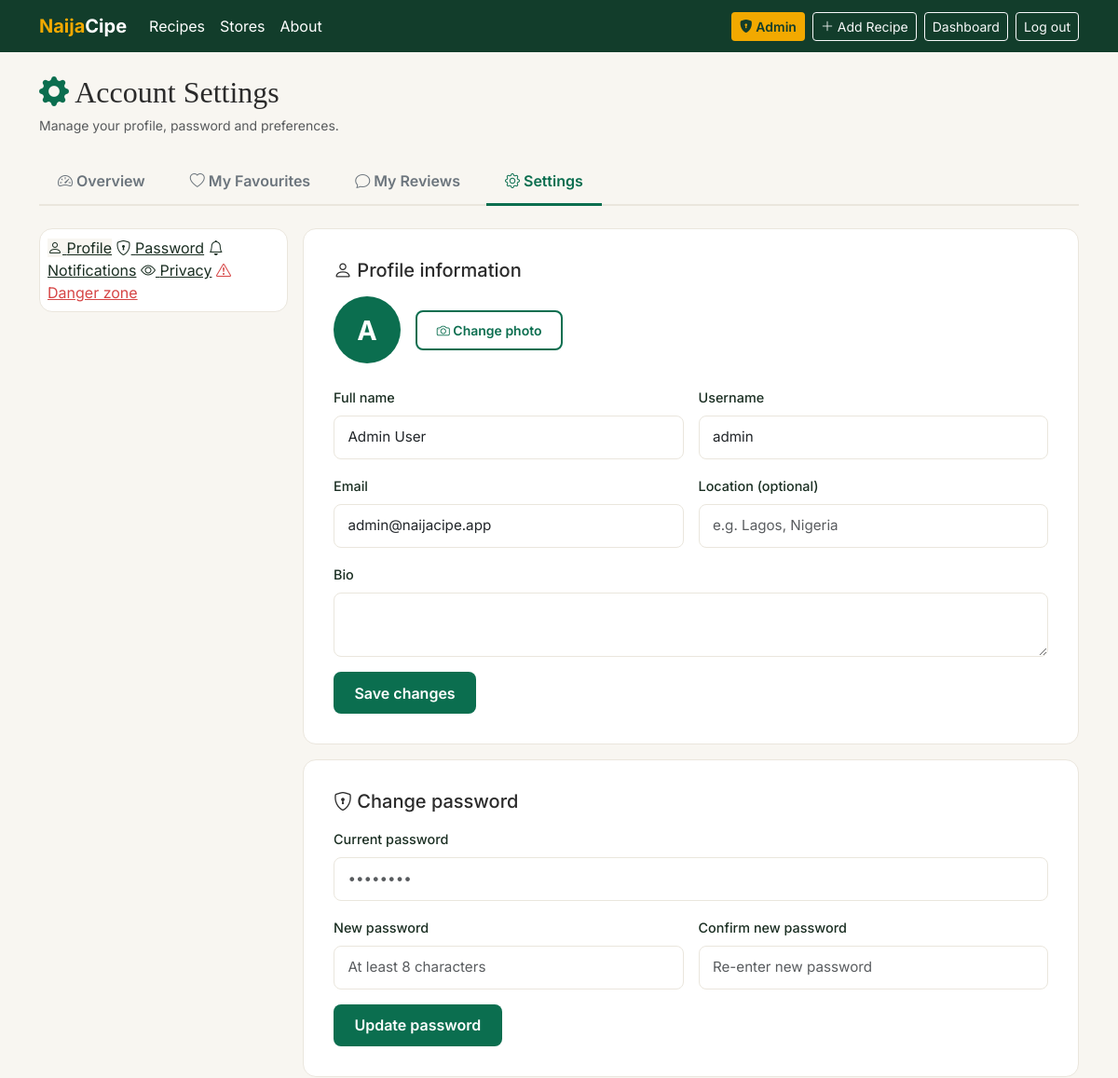
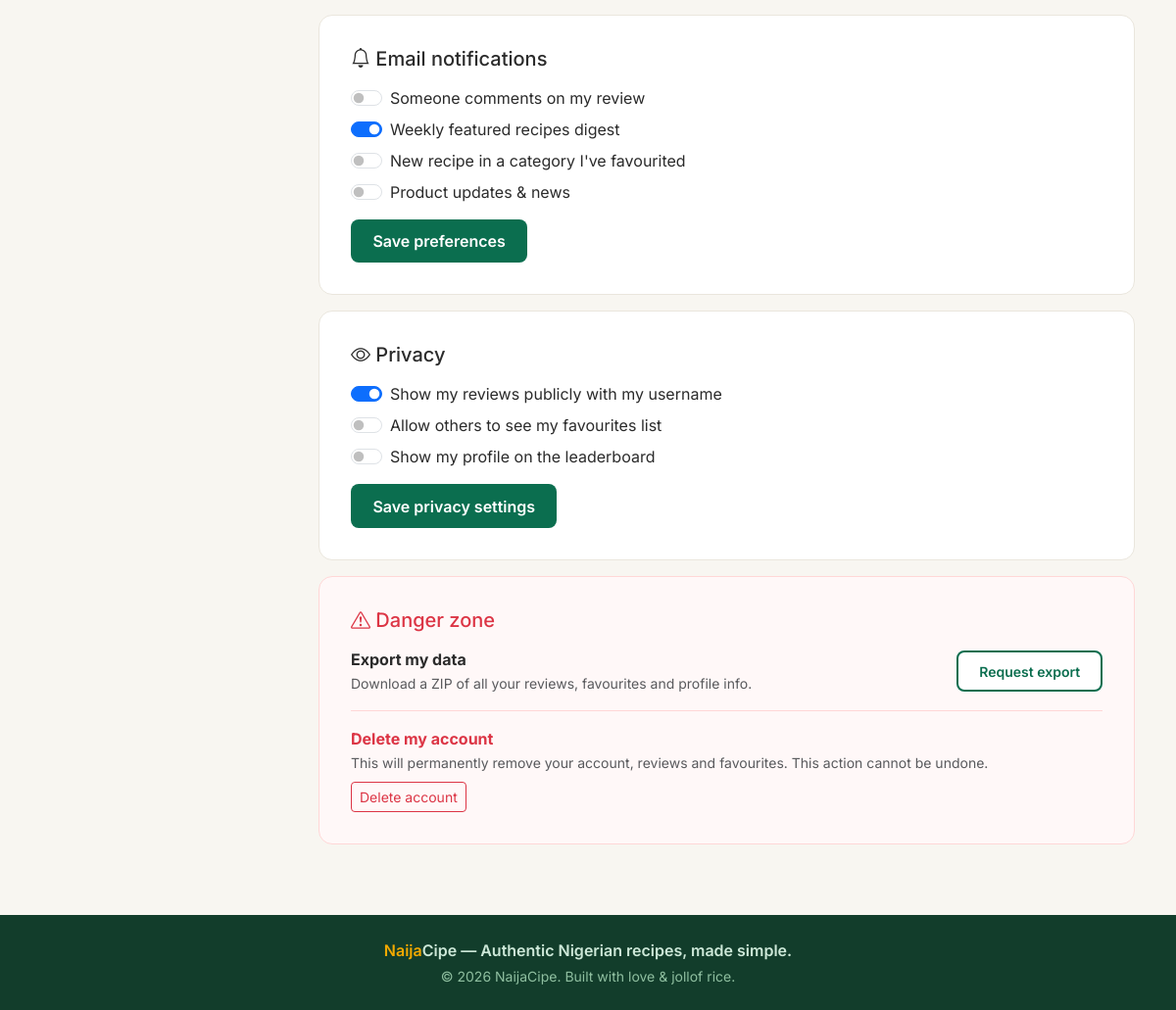
The app's page /settings (signed in) with its own data (2 pictures, top to bottom).
### models.py (models this page shows, shortened)
class User(db.Model):
    __tablename__ = 'users'
    id = db.Column(db.Integer, primary_key=True)
    username = db.Column(db.String(80), unique=True, nullable=False, index=True)
    email = db.Column(db.String(120), unique=True, nullable=False, index=True)
    password = db.Column(db.String(255), nullable=False)
    full_name = db.Column(db.String(120))
    avatar_url = db.Column(db.String(500))
    created_at = db.Column(db.DateTime, default=datetime.utcnow)
    updated_at = db.Column(db.DateTime, default=datetime.utcnow, onupdate=datetime.utcnow)
    reviews = db.relationship('Review', backref='author', lazy=True, cascade='all, delete-orphan')
    favourites = db.relationship('Favourite', backref='user', lazy=True, cascade='all, delete-orphan')

### app.py (the view)
@app.route("/settings")
@login_required
def user_settings():
    db_user = User.query.get(session["user_id"])
    full_name = db_user.full_name or db_user.username
    user = types.SimpleNamespace(
        initial=full_name[0].upper(),
        full_name=full_name,
        username=db_user.username,
        email=db_user.email,
        avatar_url=db_user.avatar_url,
        location=None,
        bio=None,
        notify_comments=False,
        notify_digest=True,
        notify_new_recipe=False,
        notify_updates=False,
        privacy_show_reviews=True,
        privacy_show_favourites=False,
        privacy_leaderboard=False,
    )
    profile_form = ProfileForm(data={
        "full_name": user.full_name,
        "username": user.username,
        "email": user.email,
    })
    password_form = PasswordForm()
    return render_template(
        "screens/user_settings.html",
        user=user,
        profile_form=profile_form,
        password_form=password_form,
    )

### forms.py
class ProfileForm(FlaskForm):
    full_name = StringField(
        "Full name",
        validators=[DataRequired(), Length(min=2, max=150)],
    )
    username = StringField(
        "Username",
        validators=[
            DataRequired(),
            Length(min=3, max=50),
            Regexp(r"^[a-zA-Z0-9_]+$", message="Letters, numbers and underscores only."),
        ],
    )
    email = EmailField("Email", validators=[DataRequired(), Email(), Length(max=255)])
    location = StringField("Location", validators=[Optional(), Length(max=150)])
    bio = TextAreaField("Bio", validators=[Optional(), Length(max=500)])

class PasswordForm(FlaskForm):
    current_password = PasswordField("Current password", validators=[DataRequired()])
    new_password = PasswordField(
        "New password",
        validators=[DataRequired(), Length(min=8)],
    )
    confirm_password = PasswordField(
        "Confirm new password",
        validators=[DataRequired(), EqualTo("new_password", message="Passwords must match.")],
    )

### app.py (called while the page is built)
@app.context_processor
def inject_globals():
    current_user = None
    if session.get("logged_in") and session.get("user_id"):
        current_user = User.query.get(session.get("user_id"))
    return {
        "current_year": datetime.now().year,
        "app_name": "NaijaCipe",
        "is_logged_in": session.get("logged_in", False),
        "current_user": current_user,
    }

def login_required(f):
    from functools import wraps
    @wraps(f)
    def decorated(*args, **kwargs):
        if not session.get("logged_in") or not session.get("user_id"):
            session.clear()
            flash("Please log in to view that page.", "warning")
            return redirect(url_for("login"))
        return f(*args, **kwargs)
    return decorated

### templates/screens/user_settings.html (shortened to what this page needs)
{% extends "base.html" %}
{% from "partials/macros.html" import dashboard_tabs %}
{% block content %}
<div class="container py-4">
  <div class="mb-4">
    <h2 class="mb-1"><i class="bi bi-gear-fill text-naija-green"></i> Account Settings</h2>
    <small class="text-muted">Manage your profile, password and preferences.</small>
  </div>
  {{ dashboard_tabs('settings') }}
  <div class="row g-3">
    <div class="col-lg-3">
      <div class="form-wrap" style="padding:0.5rem;">
        <a href="#profile-sec"  class="admin-link active" style="color:var(--naija-dark);"><i class="bi bi-person"></i> Profile</a>
        <a href="#password-sec" class="admin-link"        style="color:var(--naija-dark);"><i class="bi bi-shield-lock"></i> Password</a>
        <a href="#notify-sec"   class="admin-link"        style="color:var(--naija-dark);"><i class="bi bi-bell"></i> Notifications</a>
        <a href="#privacy-sec"  class="admin-link"        style="color:var(--naija-dark);"><i class="bi bi-eye"></i> Privacy</a>
        <a href="#danger-sec"   class="admin-link"        style="color:var(--naija-red);"><i class="bi bi-exclamation-triangle"></i> Danger zone</a>
      </div>
    </div>
    <div class="col-lg-9">
      <div class="form-wrap mb-3" id="profile-sec">
        <h5 class="mb-3"><i class="bi bi-person"></i> Profile information</h5>
        <div class="d-flex align-items-center gap-3 mb-4">
          {% if user.avatar_url %}
            <img src="{{ url_for('static', filename=user.avatar_url) }}"
                 alt="Profile photo"
                 style="width:72px; height:72px; border-radius:50%; object-fit:cover;">
          {% else %}
            <div class="review-avatar" style="width:72px; height:72px; font-size:1.8rem;">{{ user.initial }}</div>
          {% endif %}
          <div>
            <button type="button" class="btn btn-sm btn-naija-outline"
                    onclick="document.getElementById('avatar-input').click()">
              <i class="bi bi-camera"></i> Change photo
            </button>
          </div>
        </div>
        <form method="POST" action="{{ url_for('update_profile') }}" novalidate>
          <div class="row g-3">
            <div class="col-md-6">
              <label class="form-label">Full name</label>
              <input class="form-control {% if profile_form.full_name.errors %}is-invalid{% endif %}"
                     name="full_name" value="{{ user.full_name }}">
            </div>
            <div class="col-md-6">
              <label class="form-label">Username</label>
              <input class="form-control {% if profile_form.username.errors %}is-invalid{% endif %}"
                     name="username" value="{{ user.username }}">
            </div>
            <div class="col-md-6">
              <label class="form-label">Email</label>
              <input class="form-control {% if profile_form.email.errors %}is-invalid{% endif %}"
                     type="email" name="email" value="{{ user.email }}">
            </div>
            <div class="col-md-6">
              <label class="form-label">Location (optional)</label>
              <input class="form-control" name="location"
                     placeholder="e.g. Lagos, Nigeria"
                     value="{{ user.location or '' }}">
            </div>
            <div class="col-12">
              <label class="form-label">Bio</label>
              <textarea class="form-control" name="bio" rows="2">{{ user.bio or '' }}</textarea>
            </div>
          </div>
          <div class="mt-3">
            <button type="submit" class="btn btn-naija">Save changes</button>
          </div>
        </form>
      </div>
      <div class="form-wrap mb-3" id="password-sec">
        <h5 class="mb-3"><i class="bi bi-shield-lock"></i> Change password</h5>
        <form method="POST" action="{{ url_for('update_password') }}" novalidate>
          <div class="row g-3">
            <div class="col-12">
              <label class="form-label">Current password</label>
              <input class="form-control {% if password_form.current_password.errors %}is-invalid{% endif %}"
                     type="password" name="current_password" placeholder="••••••••">
            </div>
            <div class="col-md-6">
              <label class="form-label">New password</label>
              <input class="form-control {% if password_form.new_password.errors %}is-invalid{% endif %}"
                     type="password" name="new_password" placeholder="At least 8 characters">
            </div>
            <div class="col-md-6">
              <label class="form-label">Confirm new password</label>
              <input class="form-control {% if password_form.confirm_password.errors %}is-invalid{% endif %}"
                     type="password" name="confirm_password" placeholder="Re-enter new password">
            </div>
          </div>
          <div class="mt-3"><button type="submit" class="btn btn-naija">Update password</button></div>
        </form>
      </div>
      <div class="form-wrap mb-3" id="notify-sec">
        <h5 class="mb-3"><i class="bi bi-bell"></i> Email notifications</h5>
        <form method="POST" action="#">
          {% set notif_prefs = [
            ("notify_comments",   user.notify_comments,   "Someone comments on my review"),
            ("notify_digest",     user.notify_digest,     "Weekly featured recipes digest"),
            ("notify_new_recipe", user.notify_new_recipe, "New recipe in a category I've favourited"),
            ("notify_updates",    user.notify_updates,    "Product updates & news"),
          ] %}
          {% for field_name, checked, label in notif_prefs %}
          <div class="form-check form-switch mb-2">
            <input class="form-check-input" type="checkbox" id="{{ field_name }}"
                   name="{{ field_name }}" {% if checked %}checked{% endif %}>
            <label class="form-check-label" for="{{ field_name }}">{{ label }}</label>
          </div>
          {% endfor %}
          <div class="mt-3"><button class="btn btn-naija">Save preferences</button></div>
        </form>
      </div>
      <div class="form-wrap mb-3" id="privacy-sec">
        <h5 class="mb-3"><i class="bi bi-eye"></i> Privacy</h5>
        <form method="POST" action="#">
          {% set privacy_prefs = [
            ("privacy_show_reviews",    user.privacy_show_reviews,    "Show my reviews publicly with my username"),
            ("privacy_show_favourites", user.privacy_show_favourites, "Allow others to see my favourites list"),
            ("privacy_leaderboard",     user.privacy_leaderboard,     "Show my profile on the leaderboard"),
          ] %}
          {% for field_name, checked, label in privacy_prefs %}
          <div class="form-check form-switch mb-2">
            <input class="form-check-input" type="checkbox" id="{{ field_name }}"
                   name="{{ field_name }}" {% if checked %}checked{% endif %}>
            <label class="form-check-label" for="{{ field_name }}">{{ label }}</label>
          </div>
          {% endfor %}
          <div class="mt-3"><button class="btn btn-naija">Save privacy settings</button></div>
        </form>
      </div>
      <div class="form-wrap" id="danger-sec"
           style="border: 1px solid #FFD7D7; background: #FFF8F8;">
        <h5 class="mb-3 text-danger"><i class="bi bi-exclamation-triangle"></i> Danger zone</h5>
        <div class="d-flex justify-content-between align-items-center flex-wrap gap-2 mb-3 pb-3"
             style="border-bottom: 1px solid #FFD7D7;">
          <div>
            <strong>Export my data</strong><br>
            <small class="text-muted">Download a ZIP of all your reviews, favourites and profile info.</small>
          </div>
          <button class="btn btn-sm btn-naija-outline">Request export</button>
        </div>
        <div class="d-flex justify-content-between align-items-center flex-wrap gap-2">
          <div>
            <strong class="text-danger">Delete my account</strong><br>
            <small class="text-muted">This will permanently remove your account, reviews and favourites. This action cannot be undone.</small>
          </div>
          <form method="POST" action="{{ url_for('delete_account') }}"
                onsubmit="return confirm('Permanently delete your account? This cannot be undone.');">
            <button type="submit" class="btn btn-sm btn-outline-danger">Delete account</button>
          </form>
        </div>
      </div>
    </div>
  </div>
</div>
{% endblock %}

### static/css/main.css (style rules this page uses)
body, main, .auth-wrap { pointer-events: auto !important; filter: none !important; }
:root { --naija-green: #0b6e4f; --naija-green-dark: #075238; --naija-green-light: #1c8e6a; --naija-gold: #e3a71c; --naija-gold-dark: #b8851a; --naija-cream: #fff8e7; --naija-red: #d64545; --naija-dark: #1a2e22; --naija-charcoal: #2b2b2b; --naija-gray-100: #f8f6f1; --naija-gray-200: #eae6dd; }
* { scroll-behavior: smooth; }
body { font-family: "Inter", system-ui, -apple-system, sans-serif; background: var(--naija-gray-100); color: var(--naija-charcoal); }
.display-font, h1, h2, h3, .brand-logo { font-family: "Playfair Display", Georgia, serif; }
.btn-naija { background: var(--naija-green); color: #fff; border: none; font-weight: 600; padding: 0.65rem 1.4rem; border-radius: 8px; transition: all 0.15s; }
.btn-naija-outline { background: #fff; color: var(--naija-green); border: 2px solid var(--naija-green); font-weight: 600; padding: 0.55rem 1.3rem; border-radius: 8px; transition: all 0.15s; }
.form-control, .form-select { border-radius: 8px; border: 1.5px solid var(--naija-gray-200); padding: 0.7rem 0.9rem; font-size: 0.95rem; }
.form-label { font-weight: 500; color: var(--naija-dark); font-size: 0.9rem; }
.review-avatar { width: 42px; height: 42px; border-radius: 50%; background: var(--naija-green); color: #fff; display: flex; align-items: center; justify-content: center; font-weight: 700; flex-shrink: 0; }
.form-wrap .admin-link { color: var(--naija-charcoal); }
.form-wrap .admin-link:hover, .form-wrap .admin-link.active { background: var(--naija-gray-100); }
.text-naija-green { color: var(--naija-green); }
.form-wrap { background: #fff; border-radius: 14px; padding: 2rem; border: 1px solid var(--naija-gray-200); }

### records on screen
User: full_name "Admin User", username "admin", email "admin@naijacipe.app"

### other values on screen
{{ user.initial }} "A"
{{ label }} "Someone comments on my review" "Weekly featured recipes digest" "New recipe in a category I've favourited" "Product updates & news"
{{ label }} "Show my reviews publicly with my username" "Allow others to see my favourites list" "Show my profile on the leaderboard"
{{ now.year if now is defined else 2026 }} "2026"
